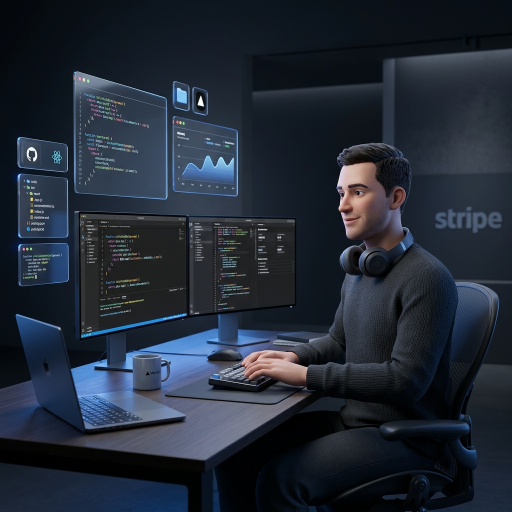
#> input picture public/hero-3d-character.png, 1024 x 1024 px (shown at 1/2 size)
$ python crop_avatar.py
#> lines starting #> are read from the running program, lines starting #| are printed output that depends on the picture
from PIL import Image

img = Image.open('public/hero-3d-character.png')
#> img is the input picture: PIL image 1024x1024 RGB; mean R, G, B 34.4, 42.1, 54.5
w, h = img.size
#> w = 1024; h = 1024

# Crop to the actual character bbox (with a little padding)
x_min, y_min, x_max, y_max = 314, 89, 862, 1023
pad = 20
x_min = max(0, x_min - pad)
y_min = max(0, y_min - pad)
x_max = min(w, x_max + pad)
#> x_max = 882
y_max = min(h, y_max + pad)
#> y_max = 1024

cropped = img.crop((x_min, y_min, x_max, y_max))
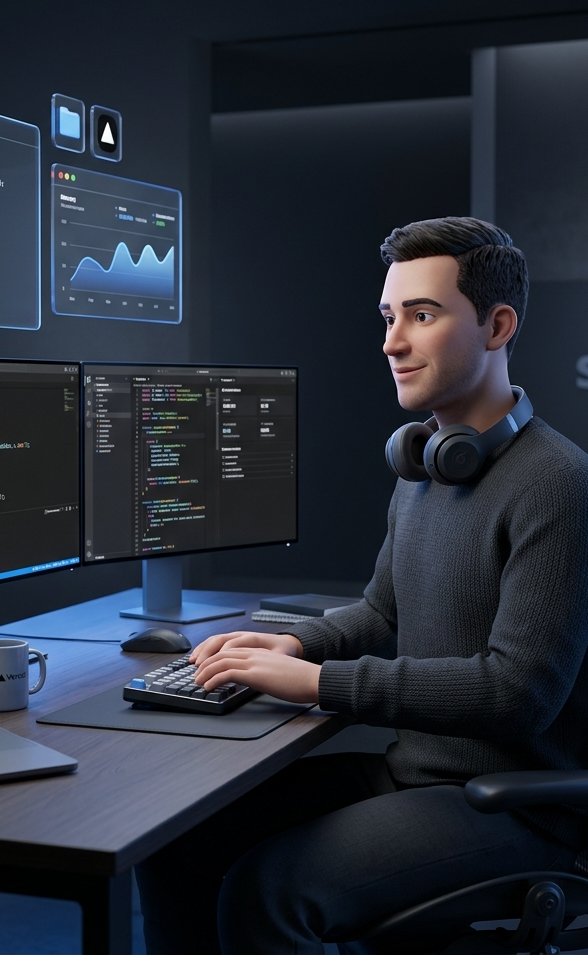
#> cropped: PIL image 588x955 RGB; mean R, G, B 37.8, 43.9, 55.3
print(f"Cropped size: {cropped.size} (from {w}x{h})")
#| Cropped size: (588, 955) (from 1024x1024)
cropped.save('public/hero-3d-character.png', optimize=True)
print("Saved cropped image.")

$ run again, with public/engineer_3d.png copied over public/hero-3d-character.png
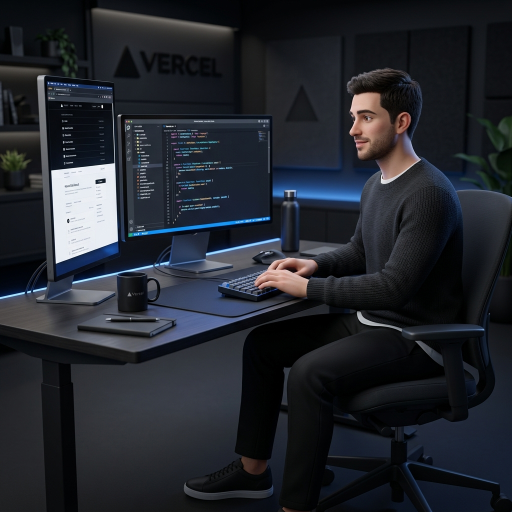
#> input picture public/engineer_3d.png, 1024 x 1024 px (shown at 1/2 size)
#> img is the input picture: PIL image 1024x1024 RGB; mean R, G, B 34.9, 38.2, 45.1
#> `cropped = img.crop((x_min, y_min, x_max, y_max))`:
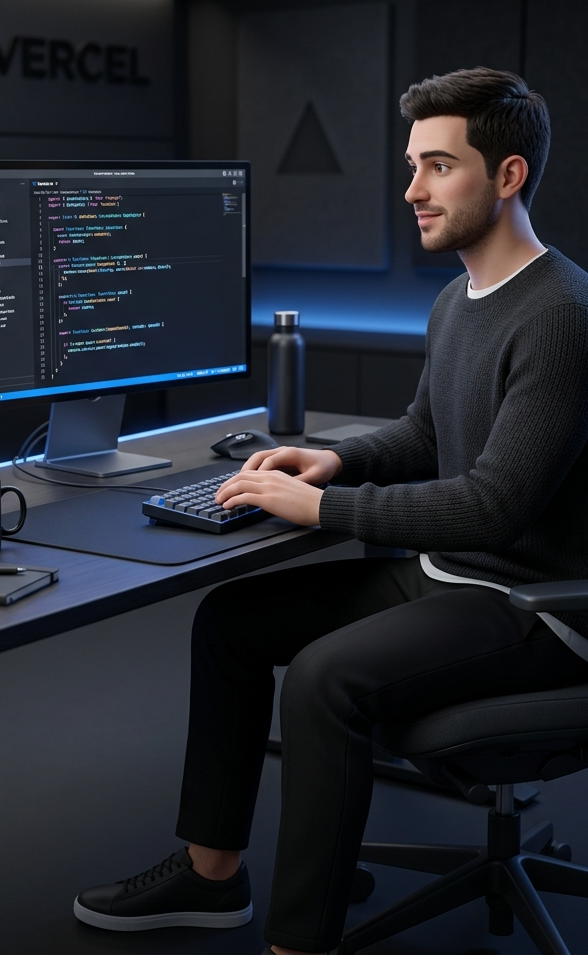
#> cropped: PIL image 588x955 RGB; mean R, G, B 32.9, 36, 43.8
#| Cropped size: (588, 955) (from 1024x1024)
